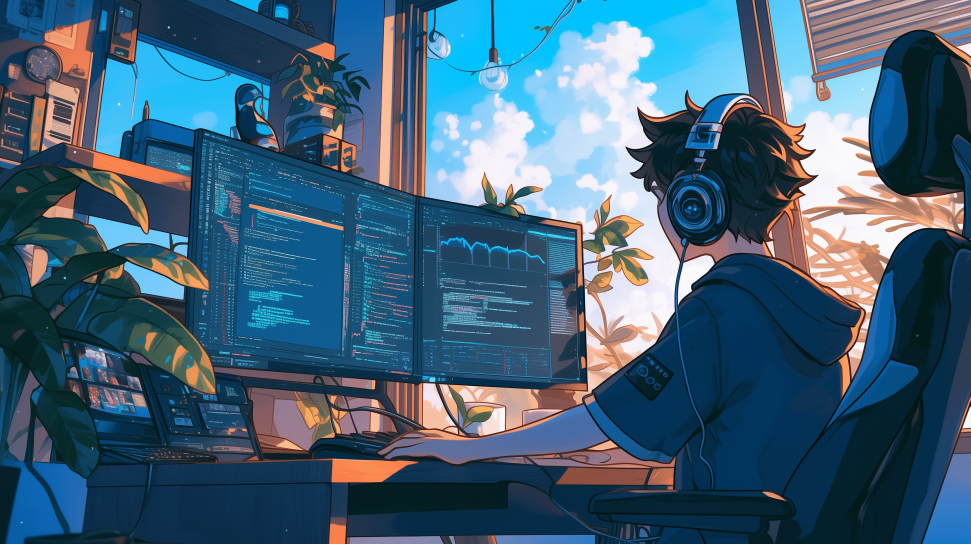
#> input picture Post_Generation/1742053621_5823589-2920x1640-desktop-hd-boy-programmer-wallpaper-image.jpg, 2912 x 1632 px (shown at 1/3 size)
$ python NgrokSetupFunctions.py 1742053621_5823589-2920x1640-desktop-hd-boy-programmer-wallpaper-image.jpg
#> lines starting #> are read from the running program, lines starting #| are printed output that depends on the picture
import os
import shutil
import requests
import time
from PIL import Image
import subprocess
import signal

def check_ngrok_auth():
    """Verify ngrok is authenticated"""
    try:
        result = subprocess.run(["ngrok", "config", "check"], capture_output=True, text=True)
        if "valid" not in result.stdout.lower():
            raise Exception("Ngrok not authenticated. Run 'ngrok authtoken <YOUR_TOKEN>' first")
        print("[DEBUG] Ngrok authentication verified")
    except FileNotFoundError:
        raise Exception("Ngrok not installed or not in PATH")

def kill_processes_on_port(port):
    """Kill any processes using the specified port"""
    try:
        if os.name == 'nt':  # Windows
            print(f"[DEBUG] Checking port {port} processes...")

            # Find processes using the port
            netstat = subprocess.run(
                f"netstat -ano | findstr :{port}",
                shell=True,
                capture_output=True,
                text=True
            )

            if netstat.returncode == 0:
                print(f"[DEBUG] Found processes using port {port}:")
                print(netstat.stdout)

                # Extract PIDs from netstat output
                pids = set()
                for line in netstat.stdout.split('\n'):
                    if f":{port}" in line and "LISTENING" in line:
                        parts = line.strip().split()
                        if len(parts) >= 5:
                            pids.add(parts[-1])

                # Kill specific PIDs
                for pid in pids:
                    print(f"[DEBUG] Killing PID {pid}")
                    subprocess.run(f"taskkill /F /PID {pid}", shell=True)
            else:
                print(f"[DEBUG] No processes found on port {port}")

        else:  # Unix-like systems
            subprocess.run(f"lsof -ti :{port} | xargs kill -9", shell=True)

    except Exception as e:
        print(f"[DEBUG] Error killing processes: {e}")

def is_local_server_ready(port, max_retries=5, delay=1):
    """Check if local HTTP server is responding"""
    for i in range(max_retries):
        try:
            response = requests.get(f"http://localhost:{port}", timeout=2)
            if response.status_code < 500:
                print(f"[DEBUG] Local server on port {port} is ready")
                return True
        except Exception as e:
            print(f"[DEBUG] Waiting for local server... (attempt {i+1}/{max_retries}) - {str(e)}")
            time.sleep(delay)
    return False

def wait_for_ngrok_tunnel(max_retries=10, retry_delay=2):
    """Wait for ngrok tunnel to be ready"""
    for i in range(max_retries):
        try:
            print(f"[DEBUG] Checking ngrok tunnel (attempt {i+1}/{max_retries})")
            response = requests.get("http://localhost:4040/api/tunnels", timeout=5)
            tunnels = response.json()['tunnels']
            if tunnels:
                tunnel_url = tunnels[0]['public_url']
                print(f"[DEBUG] Ngrok tunnel is ready: {tunnel_url}")
                return True, tunnel_url
        except Exception as e:
            print(f"[DEBUG] Tunnel not ready yet... ({str(e)})")
        time.sleep(retry_delay)
    return False, None

def setup_ngrok_tunnel(file_path):
    """
    Sets up an ngrok tunnel for serving a file.

    Args:
        file_path: Path to the file to be served

    Returns:
        tuple: (success, result_dict) where result_dict contains either:
            - On success: {'public_url': url, 'temp_file_path': str}
            - On failure: {'error': error_message}
    """
    temp_file_path = None
    http_server = None
    ngrok_process = None

    try:
        # Verify ngrok authentication first
        check_ngrok_auth()
#> (the call stopped at in check_ngrok_auth, `result = subprocess.run(["ngrok", "config", "check"], capture_output=T..`: subprocess is not available in this run)

        # Clean up any existing processes
        kill_processes_on_port(8080)

        # Create a directory to serve files
        temp_media_dir = os.path.abspath('temp_media')
        os.makedirs(temp_media_dir, exist_ok=True)
        print(f"[DEBUG] Serving from directory: {temp_media_dir}")

        # Verify input file exists
        if not os.path.exists(file_path):
            raise Exception(f"File not found: {file_path}")

        # Prepare the file (resize if image)
        file_basename = os.path.basename(file_path)
        temp_file_path = os.path.join(temp_media_dir, file_basename)

        try:
            # Try to resize if it's an image
            img = Image.open(file_path)
#> img is the input picture: PIL image 2912x1632 RGB; mean R, G, B 65.4, 97.8, 120.1
            print(f"[DEBUG] Resizing image to 1280x970 pixels")
            img = img.resize((1280, 970), Image.LANCZOS)
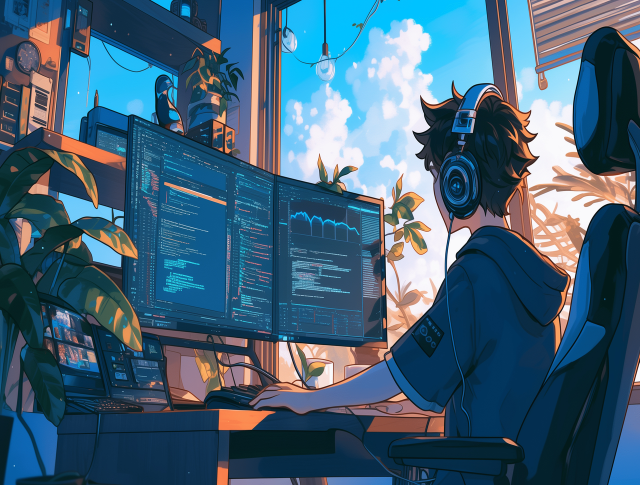
#> img: PIL image 1280x970 RGB (shown at 1/2 size); mean R, G, B 65.4, 97.8, 120.1
            img.save(temp_file_path)
            print("[DEBUG] Image resized and saved")
        except Exception as img_error:
            print(f"[DEBUG] Not an image or resize failed, copying original: {img_error}")
            shutil.copy(file_path, temp_file_path)

        PORT = 8080

        # Start HTTP server
        print(f"[DEBUG] Starting HTTP server on port {PORT}")
        http_server = subprocess.Popen(
            ['python', '-m', 'http.server', str(PORT)],
            cwd=temp_media_dir,
            stdout=subprocess.PIPE,
            stderr=subprocess.PIPE
        )

        # Verify server is running
        if not is_local_server_ready(PORT):
            raise Exception("Local HTTP server failed to start")

        # Start ngrok (if not already running)
        try:
            requests.get("http://localhost:4040/api/tunnels", timeout=2)
            print("[DEBUG] Using existing ngrok process")
        except:
            print("[DEBUG] Starting new ngrok process")
            ngrok_process = subprocess.Popen(
                ["ngrok", "http", str(PORT)],
                stdout=subprocess.PIPE,
                stderr=subprocess.PIPE
            )

        # Wait for tunnel
        tunnel_ready, ngrok_url = wait_for_ngrok_tunnel()
        if not tunnel_ready:
            raise Exception("Ngrok tunnel failed to initialize")

        # Ensure HTTPS
        if ngrok_url.startswith('http:'):
            ngrok_url = ngrok_url.replace('http:', 'https:')

        # Construct final URL
        base_url = ngrok_url.rstrip('/')
        public_url = f"{base_url}/{file_basename}"
        print(f"[DEBUG] Final public URL: {public_url}")

        # [17 lines of commented-out code are left out]

        return True, {
            'public_url': public_url,
            'temp_file_path': temp_file_path,
            'http_server': http_server,
            'ngrok_process': ngrok_process
        }

    except Exception as e:
        print(f"[ERROR] Setup failed: {str(e)}")
        # Cleanup
        if http_server:
            http_server.terminate()
        if ngrok_process:
            ngrok_process.terminate()
        if temp_file_path and os.path.exists(temp_file_path):
            try:
                os.remove(temp_file_path)
            except:
                pass
        return False, {'error': str(e)}

def cleanup_resources(result_dict):
    """Clean up all created resources"""
    if not result_dict:
        return

    try:
        # Clean up processes
        if 'http_server' in result_dict and result_dict['http_server']:
            result_dict['http_server'].terminate()
        if 'ngrok_process' in result_dict and result_dict['ngrok_process']:
            result_dict['ngrok_process'].terminate()

        # Clean up file
        if 'temp_file_path' in result_dict and result_dict['temp_file_path']:
            if os.path.exists(result_dict['temp_file_path']):
                os.remove(result_dict['temp_file_path'])
                print(f"[DEBUG] Removed {result_dict['temp_file_path']}")
    except Exception as e:
        print(f"[DEBUG] Cleanup error: {e}")

if __name__ == "__main__":
    import argparse

    parser = argparse.ArgumentParser(description='Test ngrok tunnel setup')
    parser.add_argument('file_path', help='Path to the file to serve')
    parser.add_argument('--wait', type=int, default=30, help='Seconds to keep tunnel open')

    args = parser.parse_args()

    print("\n=== Starting Ngrok Tunnel Test ===\n")
    print(f"[DEBUG] Input file: {args.file_path}")

#> (the run stopped early here; a loop or call above may not have finished)
